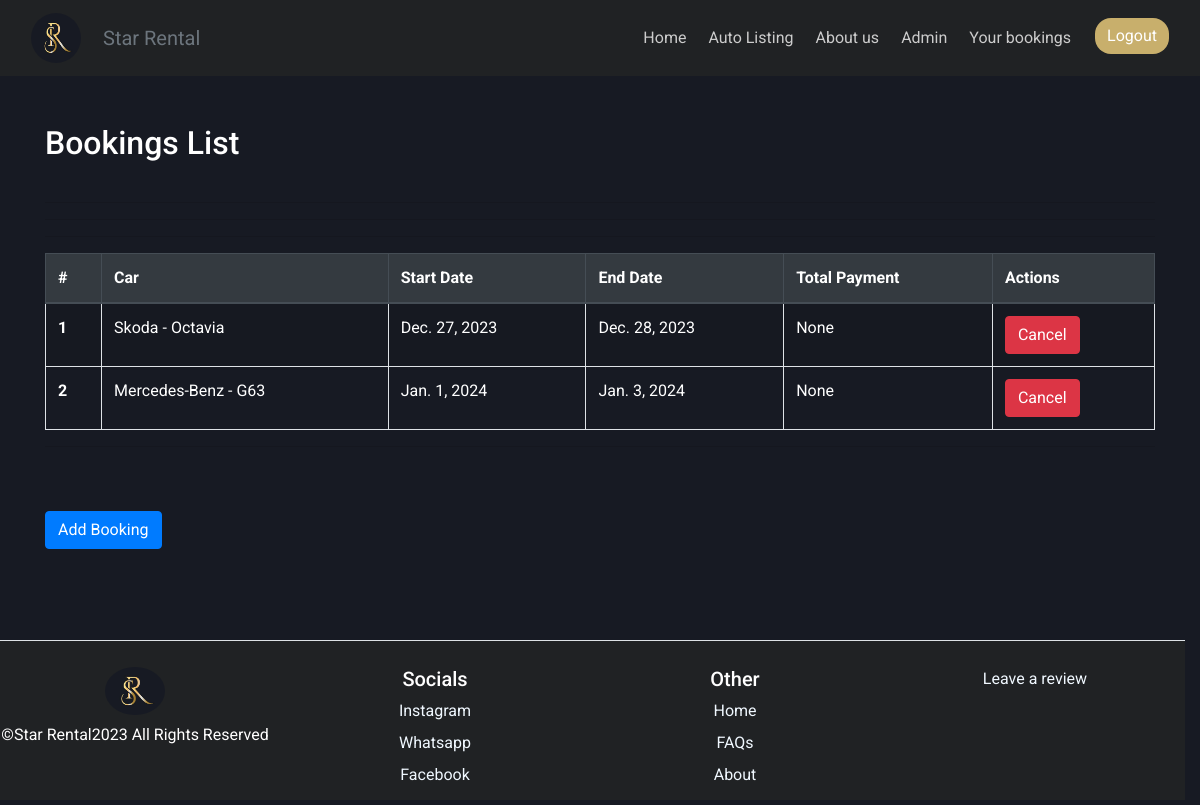
Before: /bookings (signed in) with the older database file.
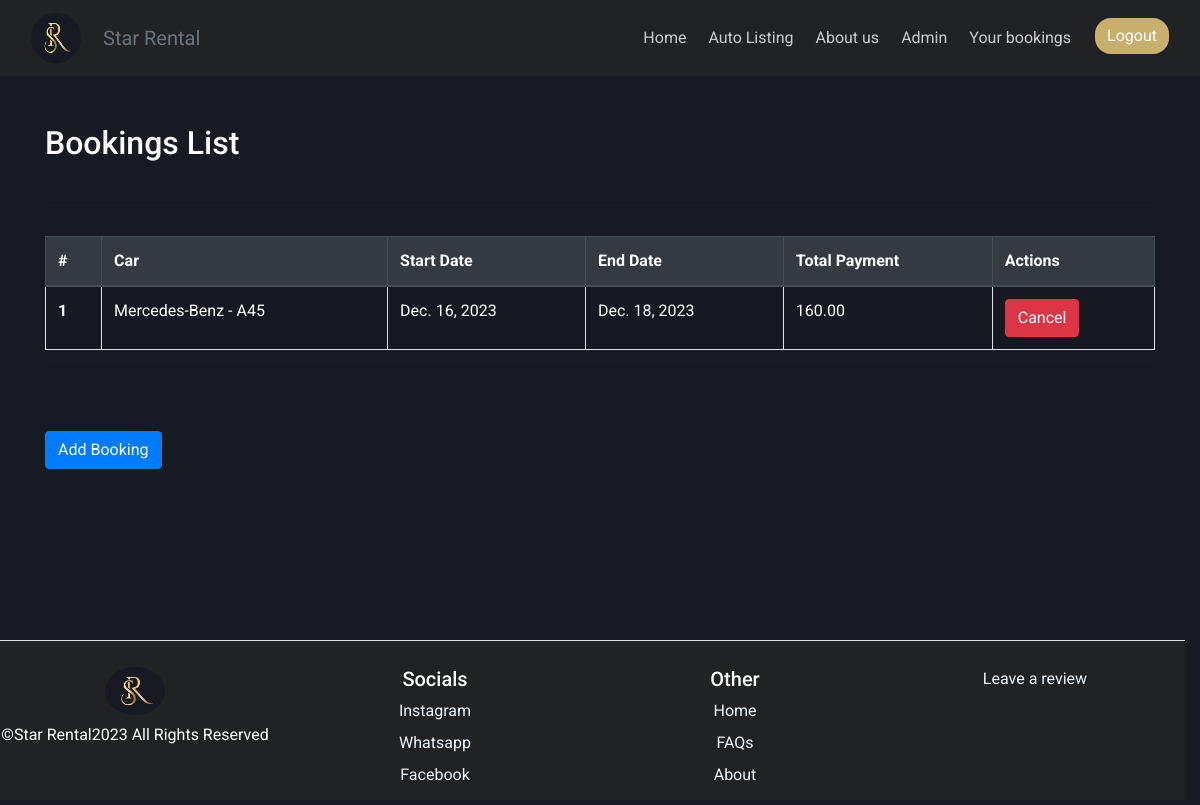
After: the same page with the newer database file.
### rental/models.py (models this page shows, shortened)
class Booking(models.Model):
    car = models.ForeignKey(Car, on_delete=models.DO_NOTHING)
    CUSTOMER = models.ForeignKey(Customer, on_delete=models.DO_NOTHING, null=True)
    name = models.CharField(max_length=30)
    phone_number=models.CharField(max_length=12, help_text="Please enter your phone number +2556912345678", null=True)
    start_date = models.DateField()
    end_date = models.DateField()
    total_payment = models.DecimalField(max_digits=10, decimal_places=2, null=True, blank=True)

class Car(models.Model):
    Gearbox1 = "Automatic"
    Gearbox2 = "Manual"
    GearboxChoices = [
        (Gearbox1, "Automatic"),
        (Gearbox2, "Manual")
    ]
    Fuel1 = "Petrol"
    Fuel2 = "Diesel"
    Fuel3 = "LPG"
    Fuel4 = "Electric"
    FuelChoices = [
        (Fuel1, "Petrol"),
        (Fuel2, "Diesel"),
        (Fuel3, "LPG"),
        (Fuel4, "Electric")
    ]
    brand = models.CharField(max_length=30, null=False)
    model = models.CharField(max_length=30, null=False)
    gearbox = models.CharField(max_length=20, choices=GearboxChoices, default="Manual")
    fuel = models.CharField(max_length=20, choices=FuelChoices, default="Diesel")
    production_year = models.PositiveIntegerField()
    color = models.CharField(max_length=30, null=False)
    daily_rate = models.DecimalField(max_digits=10, decimal_places=2, null=False)
    discounted_daily_rate = models.DecimalField(max_digits=10, decimal_places=2, null=True, blank=True)
    images = models.ManyToManyField("CarImage", related_name="car_images", blank=False)
    location = models.CharField(default="StarRental", max_length=50)
    available = models.BooleanField(default=True)
    def __str__(self):
        return f"{self.brand} - {self.model}"

### rental/views.py (the view)
# urls.py: path('bookings', BookingsView.as_view(), name="bookings"),
@method_decorator(login_required, name="dispatch")
class BookingsView(ListView):
    model = Booking
    template_name = "bookings.html"
    context_object_name = "bookings_list"
    def get_queryset(self):
        return Booking.objects.filter(CUSTOMER__user=self.request.user)

### rental/templates/bookings.html (shortened to what this page needs)
{% extends "base.html" %}
{% load static %}
{% block links %}
<link rel="stylesheet" href="{% static 'css/bookings.css' %}">
{% endblock %}
{% block content %}
  <div class="container mt-5">
    <h2 class="mb-4">Bookings List</h2>
    <div class="table-responsive">
      <table class="table table-bordered table-striped">
        <thead class="thead-dark">
          <tr>
            <th scope="col">#</th>
            <th scope="col">Car</th>
            <th scope="col">Start Date</th>
            <th scope="col">End Date</th>
            <th scope="col">Total Payment</th>
            <th scope="col">Actions</th>
          </tr>
        </thead>
        <hr>
        <tbody>
          {% for booking in bookings_list %}
            <tr>
              <th scope="row">{{ forloop.counter }}</th>
              <td>{{ booking.car }}</td>
              <td>{{ booking.start_date }}</td>
              <td>{{ booking.end_date }}</td>
              <td>{{ booking.total_payment }}</td>
              <td>
                <form method="post" action={% url "rental:cancel_booking" booking.id %}>
                  <button type="submit" class="btn btn-danger">Cancel</button>
                </form>
              </td>
            </tr>
            <hr>
          {% endfor %}
        </tbody>
      </table>
      <hr>
      <a href={% url "rental:auto_listing" %} class="btn btn-primary mt-5">Add Booking</a>
    </div>
  </div>
{% endblock %}

### templates/base.html (shortened to what this page needs)
<!DOCTYPE html>
{% load static %}
<html lang="en">
<head>
    <link rel="stylesheet" href="{% static 'css/main.css' %}">
    <link rel="stylesheet" href="https://stackpath.bootstrapcdn.com/bootstrap/4.3.1/css/bootstrap.min.css"
>
    <link rel="stylesheet" href="{% static 'css/base.css' %}">
    <link rel="stylesheet" href="{% static 'css/aboutus.css' %}">
    {% block links %}
    {% endblock %}
</head>
<body>
<nav class="navbar navbar-expand-lg navbar-dark" id="nav">
    <div class="container-fluid">
        <a class="navbar-brand" href="{% url 'rental:home' %}">
            <img src="{% static 'images/logo.jpeg' %}" alt="Logo" style="border-radius: 50%;" width="50" height="50">
        </a>
        <a class="navbar-brand text-secondary" id="nav_link">Star Rental</a>
        <div class="collapse navbar-collapse" id="navbarNav">
            <ul class="navbar-nav ml-auto">
                <li class="nav-item">
                    <a class="nav-link" href="{% url 'rental:home' %}" id="nav_link">Home</a>
                </li>
                <li class="nav-item">
                    <a class="nav-link" href="{% url 'rental:auto_listing' %}" id="nav_link">Auto Listing</a>
                </li>
                <li class="nav-item">
                    <a class="nav-link" href="{% url 'rental:about_us' %}" id="nav_link">About us</a>
                </li>
                <li class="nav-item">
                    <a class="nav-link" href="{% url 'admin:index' %}" id='admin_button'>Admin</a>
                </li>
                {% if user.is_authenticated %}
                    <li class="nav-item">
                        <a class="nav-link" href="{% url "rental:bookings" %}" id="nav_link">Your bookings</a>
                    </li>
                    <li class="nav-item">
                        <button class="btn btn-danger" id="logout_button">Logout</button>
                    </li>
                {% endif %}
            </ul>
        </div>
    </div>
</nav>
<body>
{% block content %}
{% endblock %}
<footer class="row row-cols-1 row-cols-sm-2 row-cols-md-5  border-top">
    <div class="footer-col" id="footer_logo_div">
        <img src="{% static 'images/logo.jpeg' %}" id="footer_logo" alt="Logo">
      <p id="rights_text">©Star Rental2023 All Rights Reserved</p>
    </div>
   <div class="footer-col">
  <h5 class="footer-titles">Socials</h5>
  <ul class="nav flex-column">
    <li class="nav-item mb-2">
      <a href="https://www.instagram.com/star_rental_/?igshid=NzZlODBkYWE4Ng%3D%3D" id="footer_link">Instagram</a>
    </li>
    <li class="nav-item mb-2">
      <a href="https://api.whatsapp.com/send?phone=355692830277" id="footer_link">Whatsapp</a>
    </li>
    <li class="nav-item mb-2">
      <a href="https://www.facebook.com/your_facebook_page/" id="footer_link">Facebook</a>
    </li>
  </ul>
</div>
    <div class="footer-col">
      <h5 class="footer-titles">Other</h5>
      <ul class="nav flex-column">
        <li class="nav-item mb-2" ><a href="{% url 'rental:home' %}"  id="footer_link">Home</a></li>
        <li class="nav-item mb-2" ><a href="{% url "rental:faqs" %}"  id="footer_link">FAQs</a></li>
        <li class="nav-item mb-2" ><a href="{% url 'rental:about_us' %}" id="footer_link">About</a></li>
      </ul>
    </div>
    <div class="footer-col">
        <ul class="nav flex-column">
            <li class="nav-item m-auto" ><a href="{% url 'rental:about_us' %}" id="footer_link"> Leave a review</a></li>
        </ul>
    </div>
  </footer>
</body>
</body>
</html>

### static/css/main.css (style rules this page uses)
body { background-color: #171A23; }

### static/css/base.css (style rules this page uses)
* { font-family: 'Roboto', sans-serif; }
body { display: flex; flex-direction: column; min-height: 100vh; width:100vw }
footer { display: flex; flex-wrap: wrap; width: 100vw; box-sizing: box; height:20vh; background-color: #202224; margin-top:auto; padding-top: 2vh; padding-bottom: 1vh; }
.footer-col { margin-top: 0vh; margin-left: 2vw; flex: 1 0 100%; box-sizing: border-box; padding: 10px; }
#footer_logo { width:5vw; border-radius: 50%; display: block; margin:auto; margin-bottom: 1vh; }
#rights_text { font-size: 2vh; text-align: center; }
#footer_logo_div { display:block }
.nav-item, .footer-titles { text-align: center; }
#nav { background-color: #202224; }
@media screen and (min-width: 768px) { footer { justify-content: center; } }
@media screen and (min-width: 768px) { .footer-col { flex: 1; margin-left: 0; } }

### static/css/aboutus.css (style rules this page uses)
body { background-color: #171A23; color: #ffffff; }

### static/css/bookings.css (style rules this page uses)
td, th { color: white; }

Changed rows visible on the page:
removed Booking: car "Skoda - Octavia", start_date "Dec. 27, 2023", end_date "Dec. 28, 2023", total_payment "None"
removed Booking: car "Mercedes-Benz - G63", start_date "Jan. 1, 2024", end_date "Jan. 3, 2024", total_payment "None"
added Booking: car "Mercedes-Benz - A45", start_date "Dec. 16, 2023", end_date "Dec. 18, 2023", total_payment "160.00"
